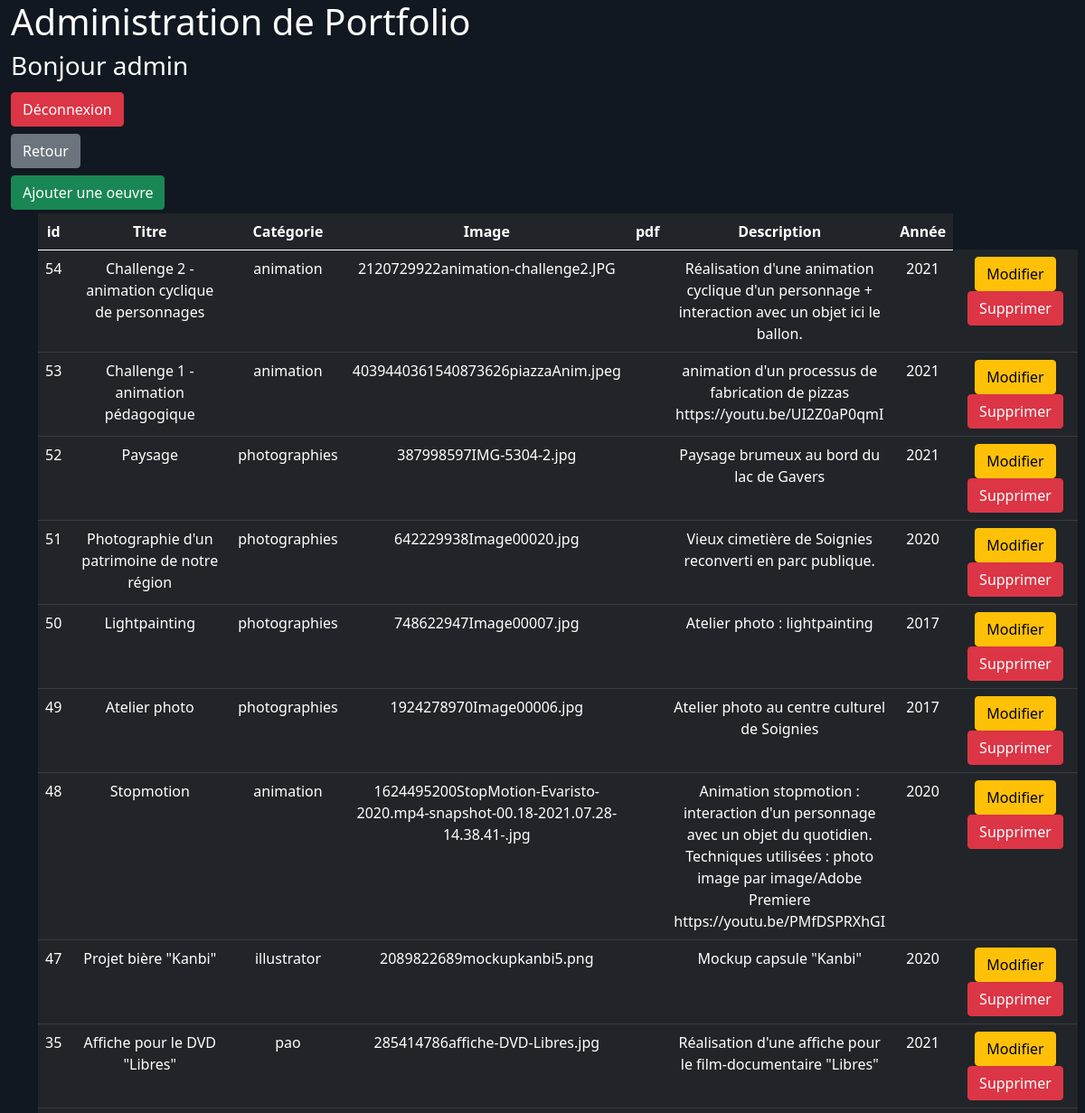
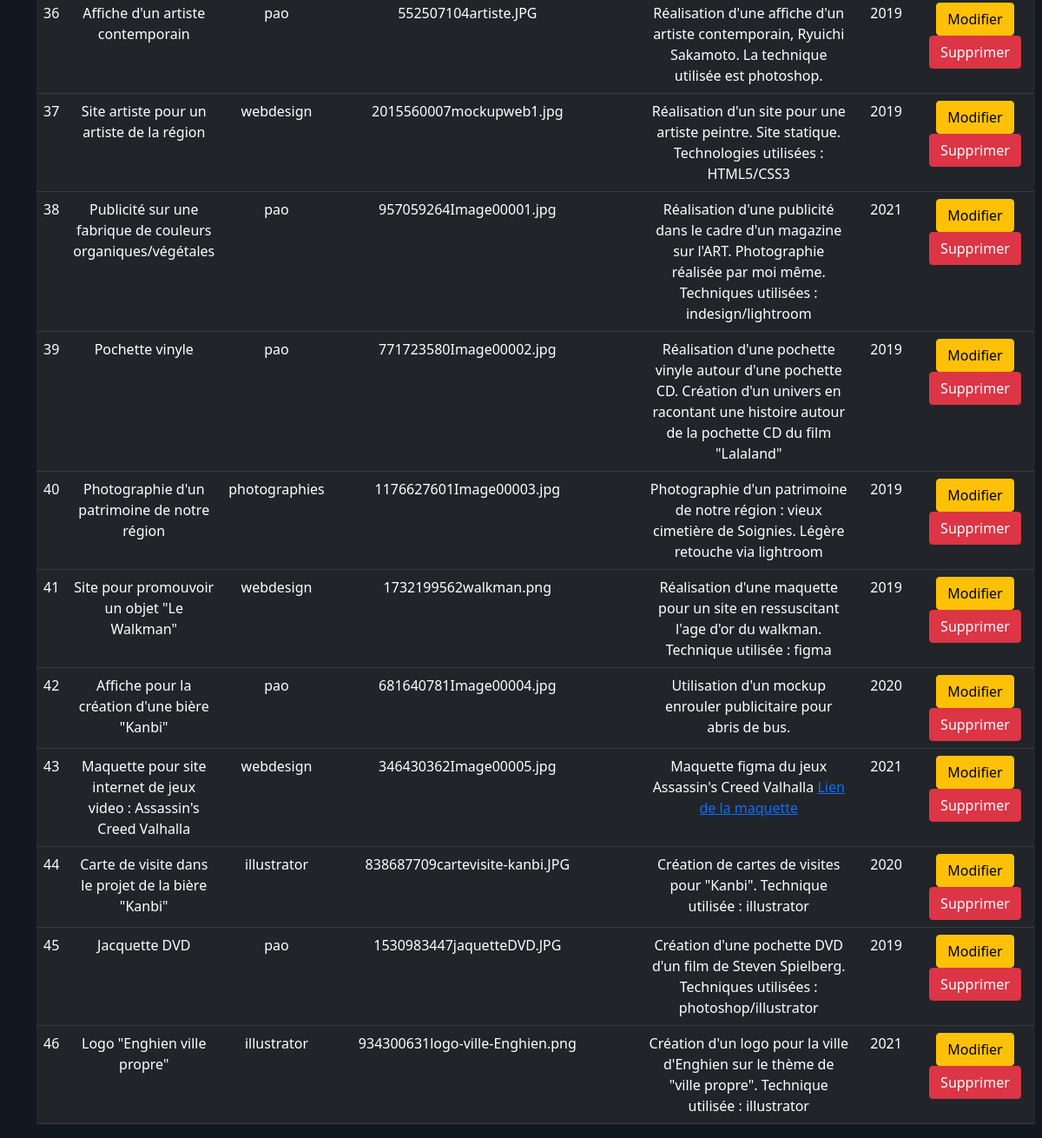
The page /admin/works.php (signed in) on the database its author committed (2 pictures, top to bottom).
### tables this page shows
CREATE TABLE IF NOT EXISTS `works` (
  `id` int(11) NOT NULL AUTO_INCREMENT,
  `title` varchar(255) NOT NULL,
  `category` varchar(100) NOT NULL,
  `image` varchar(255) NOT NULL,
  `pdf` varchar(255) DEFAULT NULL,
  `description` text NOT NULL,
  `year` smallint(6) NOT NULL,
  PRIMARY KEY (`id`)
);

### admin/works.php (the view, shortened to what this page needs)
<?php
    require "../connexion.php";
?>
<!DOCTYPE html>
<html lang="en">
<head>
    <link href="https://cdn.jsdelivr.net/npm/bootstrap@5.0.0-beta2/dist/css/bootstrap.min.css" rel="stylesheet">
    <link rel="stylesheet" href="style.css">
</head>
<body>
<div class="container-fluid">
    <h1>Administration de Portfolio</h1>
    <h3>Bonjour <?php echo $_SESSION['login'] ?></h3>
    <a href="dashboard.php?deco=ok" class="btn btn-danger my-1">Déconnexion</a>
    <div class="row">
        <div class="col-4">
            <a href="dashboard.php" class="btn btn-secondary my-1">Retour</a><br>
            <a href="addWork.php" class="btn btn-success my-1">Ajouter une oeuvre</a>
        </div>
    </div>
</div>
<div class="container">
        <table class="table table-dark table-hover">
            <thead>
                <tr>
                    <th class='text-center'>id</th>
                    <th class='text-center'>Titre</th>
                    <th class='text-center'>Catégorie</th>
                    <th class='text-center'>Image</th>
                    <th class='text-center'>pdf</th>
                    <th class='text-center'>Description</th>
                    <th class='text-center'>Année</th>
                </tr>
            </thead>
            <tbody>
                <?php
                    $req = $bdd->query("SELECT * FROM works");
                    while($don = $req->fetch())
                    {
                        echo "<tr>";
                            echo "<td class='text-center'>".$don['id']."</td>";
                            echo "<td class='text-center'>".$don['title']."</td>";
                            echo "<td class='text-center'>".$don['category']."</td>";
                            echo "<td class='text-center'>".$don['image']."</td>";
                            echo "<td class='text-center'>".$don['pdf']."</td>";
                            echo "<td class='text-center'>".$don['description']."</td>";
                            echo "<td class='text-center'>".$don['year']."</td>";
                            echo "<td class='text-center'>";
                                echo "<a href='updateWork.php?id=".$don['id']."' class='btn btn-warning mx-2'>Modifier</a>";
                                echo "<a href='deleteWork.php?id=".$don['id']."' class='btn btn-danger mx-2'>Supprimer</a>";
                            echo "</td>";
                        echo "</tr>";
                    }
                ?>
            </tbody>
        </table>
</div>
</body>
</html>

### admin/style.css (style rules this page uses)
* { margin: 0; padding: 0; }
html,body { height: 100%; scroll-behavior:smooth; overflow-x: hidden; }
body { background-color: #111821; }
h1, h2, h3 { color:white; }

### rows shown on the page
works: id "54", title "Challenge 2 - animation cyclique de personnages", category "animation", image "2120729922animation-challenge2.JPG", description "Réalisation d'une animation cyclique d'un personnage + interaction avec un objet ici le ballon.", year "2021"
works: id "53", title "Challenge 1 - animation pédagogique", category "animation", image "4039440361540873626piazzaAnim.jpeg", description "animation d'un processus de fabrication de pizzas https://youtu.be/UI2Z0aP0qmI", year "2021"
works: id "52", title "Paysage", category "photographies", image "387998597IMG-5304-2.jpg", description "Paysage brumeux au bord du lac de Gavers", year "2021"
works: id "51", title "Photographie d'un patrimoine de notre région", category "photographies", image "642229938Image00020.jpg", description "Vieux cimetière de Soignies reconverti en parc publique.", year "2020"
works: id "50", title "Lightpainting", category "photographies", image "748622947Image00007.jpg", description "Atelier photo : lightpainting", year "2017"
works: id "49", title "Atelier photo", category "photographies", image "1924278970Image00006.jpg", description "Atelier photo au centre culturel de Soignies", year "2017"
works: id "48", title "Stopmotion", category "animation", image "1624495200StopMotion-Evaristo-2020.mp4-snapshot-00.18-2021.07.28-14.38.41-.jpg", description "Animation stopmotion : interaction d'un personnage avec un objet du quotidien. Techniques utilisées : photo image par image/Adobe Premiere https://youtu.be/PMfDSPRXhGI", year "2020"
works: id "47", title "Projet bière \"Kanbi\"", category "illustrator", image "2089822689mockupkanbi5.png", description "Mockup capsule \"Kanbi\"", year "2020"
works: id "35", title "Affiche pour le DVD \"Libres\"", category "pao", image "285414786affiche-DVD-Libres.jpg", description "Réalisation d'une affiche pour le film-documentaire \"Libres\"", year "2021"
works: id "36", title "Affiche d'un artiste contemporain", category "pao", image "552507104artiste.JPG", description "Réalisation d'une affiche d'un artiste contemporain, Ryuichi Sakamoto. La technique utilisée est photoshop.", year "2019"
works: id "37", title "Site artiste pour un artiste de la région", category "webdesign", image "2015560007mockupweb1.jpg", description "Réalisation d'un site pour une artiste peintre. Site statique. Technologies utilisées : HTML5/CSS3", year "2019"
works: id "38", title "Publicité sur une fabrique de couleurs organiques/végétales", category "pao", image "957059264Image00001.jpg", description "Réalisation d'une publicité dans le cadre d'un magazine sur l'ART. Photographie réalisée par moi même. Techniques utilisées : indesign/lightroom", year "2021"
works: id "39", title "Pochette vinyle", category "pao", image "771723580Image00002.jpg", description "Réalisation d'une pochette vinyle autour d'une pochette CD. Création d'un univers en racontant une histoire autour de la pochette CD du film \"Lalaland\"", year "2019"
works: id "40", title "Photographie d'un patrimoine de notre région", category "photographies", image "1176627601Image00003.jpg", description "Photographie d'un patrimoine de notre région : vieux cimetière de Soignies. Légère retouche via lightroom", year "2019"
works: id "41", title "Site pour promouvoir un objet \"Le Walkman\"", category "webdesign", image "1732199562walkman.png", description "Réalisation d'une maquette pour un site en ressuscitant l'age d'or du walkman. Technique utilisée : figma", year "2019"
works: id "42", title "Affiche pour la création d'une bière \"Kanbi\"", category "pao", image "681640781Image00004.jpg", description "Utilisation d'un mockup enrouler publicitaire pour abris de bus.", year "2020"
works: id "43", title "Maquette pour site internet de jeux video : Assassin's Creed Valhalla", category "webdesign", image "346430362Image00005.jpg", description "Maquette figma du jeux Assassin's Creed Valhalla Lien de la maquette", year "2021"
works: id "44", title "Carte de visite dans le projet de la bière \"Kanbi\"", category "illustrator", image "838687709cartevisite-kanbi.JPG", description "Création de cartes de visites pour \"Kanbi\". Technique utilisée : illustrator", year "2020"
works: id "45", title "Jacquette DVD", category "pao", image "1530983447jaquetteDVD.JPG", description "Création d'une pochette DVD d'un film de Steven Spielberg. Techniques utilisées : photoshop/illustrator", year "2019"
works: id "46", title "Logo \"Enghien ville propre\"", category "illustrator", image "934300631logo-ville-Enghien.png", description "Création d'un logo pour la ville d'Enghien sur le thème de \"ville propre\". Technique utilisée : illustrator", year "2021"

### other values the page prints
$_SESSION['login'] "admin"
